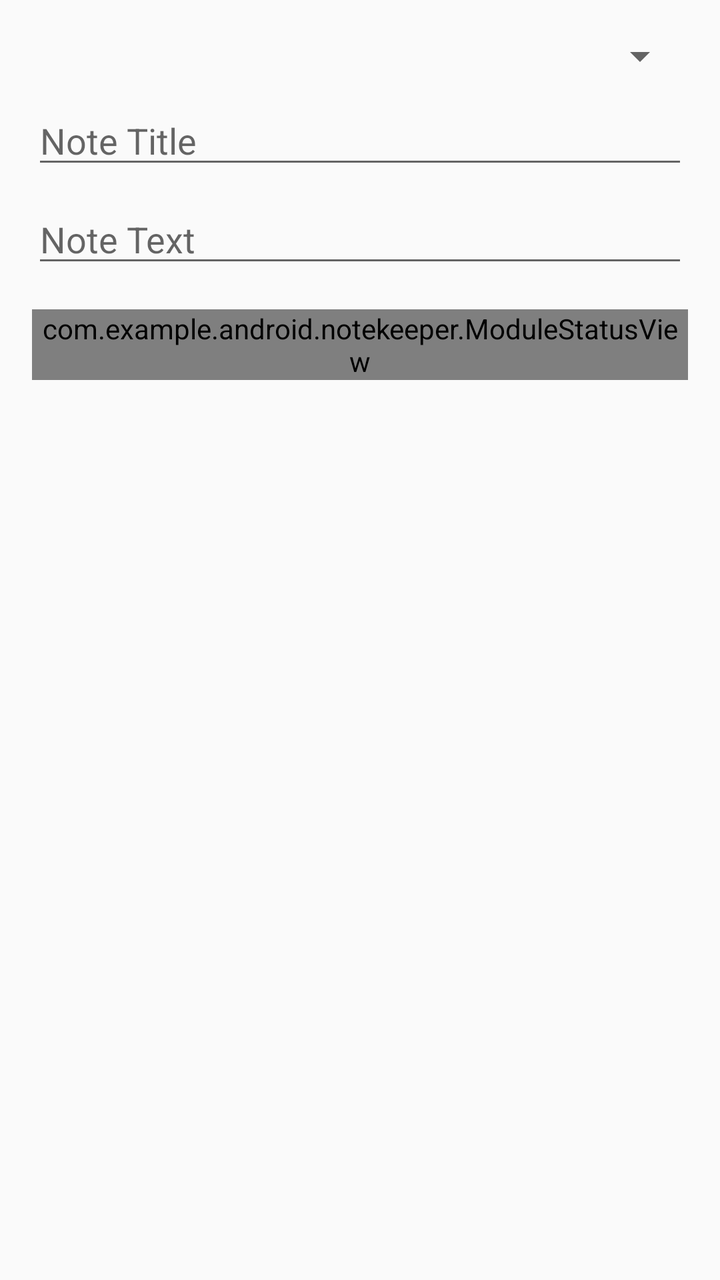
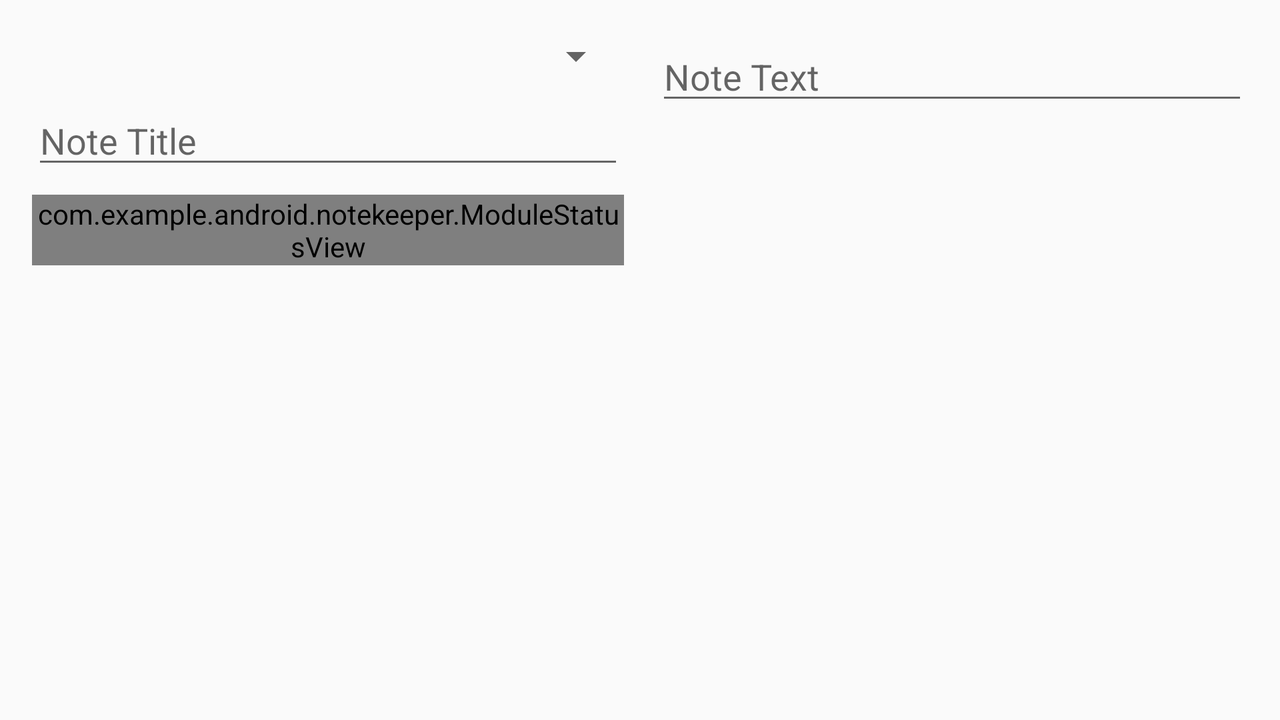

Compare how this app lays out the same screen by default and in its alternative resource folder. The renders come first, then the two layout files and the values they reference.
<!-- AndroidManifest.xml: application theme AppTheme -->
<!-- res/layout/content_note.xml -->
<?xml version="1.0" encoding="utf-8"?>
<android.support.constraint.ConstraintLayout xmlns:android="http://schemas.android.com/apk/res/android"
    xmlns:app="http://schemas.android.com/apk/res-auto"
    xmlns:tools="http://schemas.android.com/tools"
    android:layout_width="match_parent"
    android:layout_height="match_parent"
    app:layout_behavior="@string/appbar_scrolling_view_behavior"
    tools:context=".NoteActivity"
    tools:layout_editor_absoluteY="81dp"
    tools:showIn="@layout/activity_note">

    <ProgressBar
        android:id="@+id/progress_bar"
        style="?android:attr/progressBarStyleHorizontal"
        android:layout_width="0dp"
        android:layout_height="wrap_content"
        android:layout_marginBottom="8dp"
        android:layout_marginEnd="32dp"
        android:layout_marginStart="32dp"
        android:layout_marginTop="8dp"
        android:max="3"
        android:visibility="gone"
        app:layout_constraintBottom_toTopOf="@+id/spinner_courses"
        app:layout_constraintEnd_toStartOf="@+id/spinner_courses"
        app:layout_constraintStart_toStartOf="parent"
        app:layout_constraintTop_toTopOf="parent" />

    <Spinner
        android:id="@+id/spinner_courses"
        android:layout_width="0dp"
        android:layout_height="wrap_content"
        android:layout_marginEnd="16dp"
        android:layout_marginStart="16dp"
        android:layout_marginTop="16dp"
        android:nextFocusRight="@id/text_title_note"
        app:layout_constraintEnd_toEndOf="parent"
        app:layout_constraintStart_toStartOf="parent"
        app:layout_constraintTop_toTopOf="parent" />

    <EditText
        android:id="@+id/text_title_note"
        android:layout_width="0dp"
        android:layout_height="wrap_content"
        android:layout_marginTop="8dp"
        android:ems="10"
        android:hint="@string/note_title_hint"
        android:inputType="textMultiLine"
        android:nextFocusRight="@id/text_note_text"
        app:layout_constraintEnd_toEndOf="@id/spinner_courses"
        app:layout_constraintStart_toStartOf="@id/spinner_courses"
        app:layout_constraintTop_toBottomOf="@id/spinner_courses" />

    <EditText
        android:id="@+id/text_note_text"
        android:layout_width="0dp"
        android:layout_height="wrap_content"
        android:layout_marginTop="8dp"
        android:ems="10"
        android:hint="@string/note_text_hint"
        android:inputType="textMultiLine"
        app:layout_constraintEnd_toEndOf="@id/text_title_note"
        app:layout_constraintStart_toStartOf="@id/text_title_note"
        app:layout_constraintTop_toBottomOf="@id/text_title_note" />

    <com.example.android.notekeeper.ModuleStatusView
        android:id="@+id/module_status_view"
        android:layout_width="0dp"
        android:layout_height="wrap_content"
        android:layout_marginTop="16dp"
        app:layout_constraintEnd_toEndOf="@+id/text_note_text"
        app:layout_constraintStart_toStartOf="@+id/text_note_text"
        app:layout_constraintTop_toBottomOf="@+id/text_note_text"
        app:outlineColor="#ff0000"
        app:outlineWidth="5dp"
        app:shape="Circle" />

</android.support.constraint.ConstraintLayout>
<!-- resources referenced by this layout -->
<resources>
  <string name="note_text_hint">Note Text</string>
  <string name="note_title_hint">Note Title</string>
  <style name="AppTheme" parent="Theme.AppCompat.Light.DarkActionBar">
          
          <item name="colorPrimary">@color/colorPrimary</item>
          <item name="colorPrimaryDark">@color/colorPrimaryDark</item>
          <item name="colorAccent">@color/colorAccent</item>
      </style>
  <color name="colorPrimary">#333333</color>
  <color name="colorPrimaryDark">#222222</color>
  <color name="colorAccent">#f05a28</color>
</resources>
<!-- res/layout-land/content_note.xml (the repository's variant of the layout above) -->
<!-- drawn on the phone turned sideways -->
<?xml version="1.0" encoding="utf-8"?>
<android.support.constraint.ConstraintLayout xmlns:android="http://schemas.android.com/apk/res/android"
    xmlns:app="http://schemas.android.com/apk/res-auto"
    xmlns:tools="http://schemas.android.com/tools"
    android:layout_width="match_parent"
    android:layout_height="match_parent"
    app:layout_behavior="@string/appbar_scrolling_view_behavior"
    tools:context=".NoteActivity"
    tools:layout_editor_absoluteY="81dp"
    tools:showIn="@layout/activity_note">

    <ProgressBar
        android:id="@+id/progress_bar"
        style="?android:attr/progressBarStyleHorizontal"
        android:layout_width="0dp"
        android:layout_height="wrap_content"
        android:layout_marginBottom="8dp"
        android:layout_marginEnd="32dp"
        android:layout_marginStart="32dp"
        android:layout_marginTop="8dp"
        android:max="3"
        android:visibility="gone"
        app:layout_constraintBottom_toTopOf="@+id/spinner_courses"
        app:layout_constraintEnd_toStartOf="@+id/spinner_courses"
        app:layout_constraintStart_toStartOf="parent"
        app:layout_constraintTop_toTopOf="parent" />

    <Spinner
        android:id="@+id/spinner_courses"
        android:layout_width="0dp"
        android:layout_height="wrap_content"
        android:layout_marginEnd="8dp"
        android:layout_marginStart="16dp"
        android:layout_marginTop="16dp"
        app:layout_constraintEnd_toStartOf="@+id/guideline"
        app:layout_constraintStart_toStartOf="parent"
        app:layout_constraintTop_toTopOf="parent" />

    <EditText
        android:id="@+id/text_title_note"
        android:layout_width="0dp"
        android:layout_height="wrap_content"
        android:layout_marginTop="8dp"
        android:ems="10"
        android:hint="@string/note_title_hint"
        android:inputType="textMultiLine"
        app:layout_constraintEnd_toEndOf="@id/spinner_courses"
        app:layout_constraintStart_toStartOf="@id/spinner_courses"
        app:layout_constraintTop_toBottomOf="@id/spinner_courses" />

    <EditText
        android:id="@+id/text_note_text"
        android:layout_width="0dp"
        android:layout_height="wrap_content"
        android:layout_marginEnd="16dp"
        android:layout_marginStart="8dp"
        android:layout_marginTop="16dp"
        android:ems="10"
        android:hint="@string/note_text_hint"
        android:inputType="textMultiLine"
        app:layout_constraintEnd_toEndOf="parent"
        app:layout_constraintStart_toStartOf="@+id/guideline"
        app:layout_constraintTop_toTopOf="parent" />

    <android.support.constraint.Guideline
        android:id="@+id/guideline"
        android:layout_width="wrap_content"
        android:layout_height="wrap_content"
        android:orientation="vertical"
        app:layout_constraintGuide_percent="0.5" />

    <com.example.android.notekeeper.ModuleStatusView
        android:id="@+id/module_status_view"
        android:layout_width="0dp"
        android:layout_height="wrap_content"
        android:layout_marginTop="8dp"
        app:layout_constraintEnd_toEndOf="@+id/text_title_note"
        app:layout_constraintStart_toStartOf="@+id/text_title_note"
        app:layout_constraintTop_toBottomOf="@+id/text_title_note" />

</android.support.constraint.ConstraintLayout>
